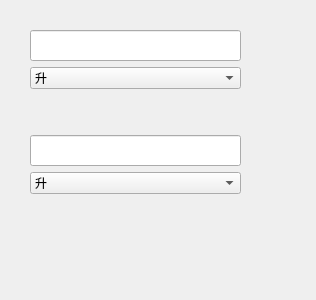
<?xml version="1.0" encoding="UTF-8"?>
<ui version="4.0">
 <class>CapacityConversionView</class>
 <widget class="QWidget" name="CapacityConversionView">
  <property name="geometry">
   <rect>
    <x>0</x>
    <y>0</y>
    <width>316</width>
    <height>300</height>
   </rect>
  </property>
  <property name="windowTitle">
   <string>Form</string>
  </property>
  <property name="styleSheet">
   <string notr="true">font: 12pt &quot;Arial Unicode MS&quot;;</string>
  </property>
  <widget class="QWidget" name="">
   <property name="geometry">
    <rect>
     <x>30</x>
     <y>30</y>
     <width>211</width>
     <height>211</height>
    </rect>
   </property>
   <layout class="QVBoxLayout" name="verticalLayout_4">
    <item>
     <layout class="QVBoxLayout" name="verticalLayout_3">
      <item>
       <layout class="QVBoxLayout" name="verticalLayout">
        <item>
         <widget class="QLineEdit" name="line1Edit">
          <property name="font">
           <font>
            <family>Arial Unicode MS</family>
            <pointsize>12</pointsize>
            <weight>50</weight>
            <italic>false</italic>
            <bold>false</bold>
           </font>
          </property>
         </widget>
        </item>
        <item>
         <widget class="QComboBox" name="comboBox1">
          <item>
           <property name="text">
            <string>升</string>
           </property>
          </item>
          <item>
           <property name="text">
            <string>毫升</string>
           </property>
          </item>
          <item>
           <property name="text">
            <string>加仑</string>
           </property>
          </item>
          <item>
           <property name="text">
            <string>立方米</string>
           </property>
          </item>
          <item>
           <property name="text">
            <string>立方厘米</string>
           </property>
          </item>
         </widget>
        </item>
       </layout>
      </item>
      <item>
       <spacer name="verticalSpacer">
        <property name="orientation">
         <enum>Qt::Vertical</enum>
        </property>
        <property name="sizeHint" stdset="0">
         <size>
          <width>20</width>
          <height>40</height>
         </size>
        </property>
       </spacer>
      </item>
      <item>
       <layout class="QVBoxLayout" name="verticalLayout_2">
        <item>
         <widget class="QLineEdit" name="line2Edit">
          <property name="font">
           <font>
            <family>Arial Unicode MS</family>
            <pointsize>12</pointsize>
            <weight>50</weight>
            <italic>false</italic>
            <bold>false</bold>
           </font>
          </property>
         </widget>
        </item>
        <item>
         <widget class="QComboBox" name="comboBox2">
          <item>
           <property name="text">
            <string>升</string>
           </property>
          </item>
          <item>
           <property name="text">
            <string>毫升</string>
           </property>
          </item>
          <item>
           <property name="text">
            <string>加仑</string>
           </property>
          </item>
          <item>
           <property name="text">
            <string>立方米</string>
           </property>
          </item>
          <item>
           <property name="text">
            <string>立方厘米</string>
           </property>
          </item>
         </widget>
        </item>
       </layout>
      </item>
     </layout>
    </item>
    <item>
     <spacer name="verticalSpacer_2">
      <property name="orientation">
       <enum>Qt::Vertical</enum>
      </property>
      <property name="sizeHint" stdset="0">
       <size>
        <width>20</width>
        <height>18</height>
       </size>
      </property>
     </spacer>
    </item>
    <item>
     <widget class="QLabel" name="label">
      <property name="minimumSize">
       <size>
        <width>3</width>
        <height>6</height>
       </size>
      </property>
      <property name="font">
       <font>
        <family>Arial Unicode MS</family>
        <pointsize>12</pointsize>
        <weight>50</weight>
        <italic>false</italic>
        <bold>false</bold>
       </font>
      </property>
      <property name="text">
       <string/>
      </property>
     </widget>
    </item>
   </layout>
  </widget>
 </widget>
 <resources/>
 <connections/>
</ui>
